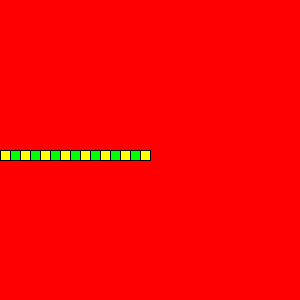
Frame 1 (no input)
Frame 60 (the mouse pressed at the canvas centre just before this capture): identical to frame 1, image omitted
Frame 120 (the mouse held since frame 60 and released just before this capture): identical to frame 1, image omitted

The Processing sketch that drew this single still picture (run headless with seeded random() and noise(); from frame 60 on, the mouse is pressed at the canvas centre):

// Processing sketch: processing_75808
// ── processing_75808.pde

/* in this example, rectangles are drawn from the edge to the centre of the screen
using a for loop. Every second rectangle is coloured green
 
Developed by: Laura Maye, University of Limerick
*/

/*Qs: what is the result of:
    0 % 2?
    1 % 2?
    2 % 2?
    Modify this code so rectangles fill the entire width of the screen
*/

int posX, posY;
int shapeSize = 10;

void setup()
{
  size(300, 300);
  background(255, 0, 0);
  posY = height/2;
}

void draw()
{
  for(posX =0; posX < 15; posX = posX + 1)
  {
    if (posX % 2 == 0)
    {
      fill(255, 255, 0);
    }
    else
    {
      fill(0, 255, 0);
    }
    rect(posX*shapeSize, posY, shapeSize, shapeSize);
  }
}
